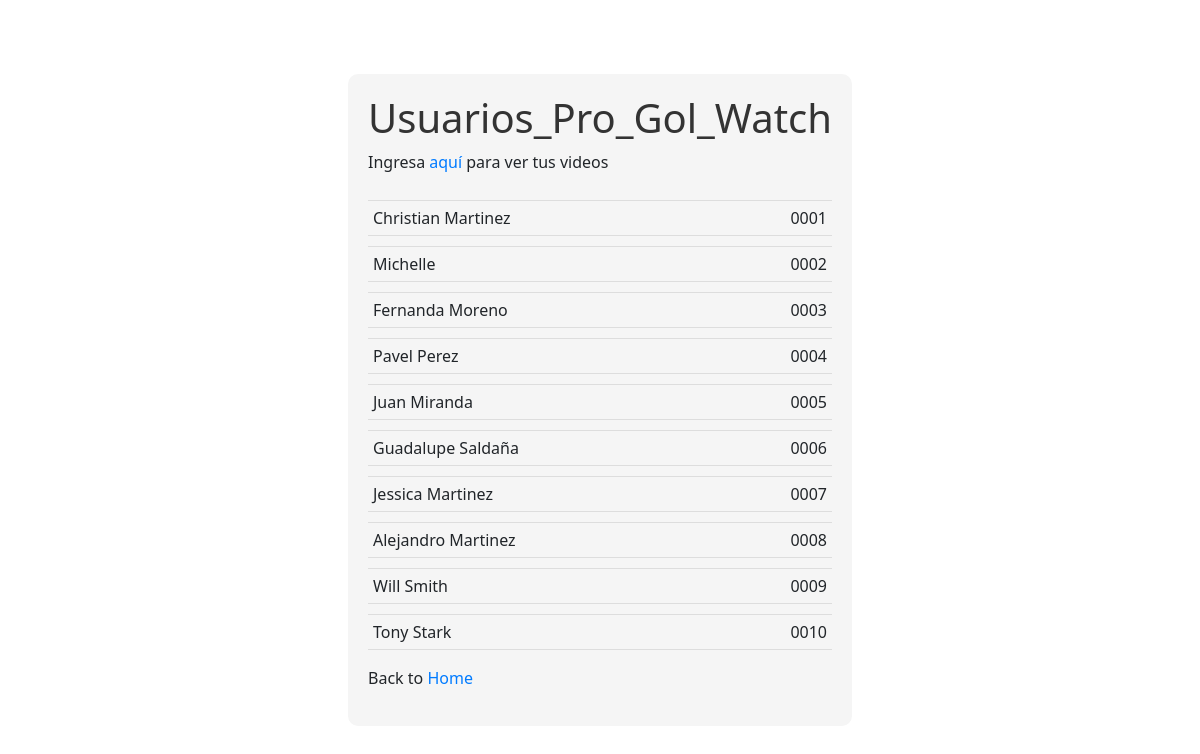
Screenshot of /videos/ with the database file from the repository.
### Videos/models.py (models this page shows)
class Videos(models.Model):
    name = models.CharField(max_length=225)
    nomina = models.CharField(max_length=255)

### Videos/views.py (the view)
# urls.py: path('videos/', views.videos, name="Videos"),
def videos(request):
    templete = loader.get_template('Usuarios.html')
    context = {
        'usuarios' : Videos.objects.all().values()
    }
    return HttpResponse(templete.render(context, request))

### Videos/templates/Usuarios.html (shortened to what this page needs)
{% extends "master.html" %}
{% block content %}
<div style="background-color: #f5f5f5; padding: 20px; border-radius: 10px;">
    <h1 style="color: #333; text-align: center;">Usuarios_Pro_Gol_Watch</h1>
    <p style="font-size: 16px;">Ingresa <a href="videos_guardados/" style="color: #007bff; text-decoration: none;">aquí</a> para ver tus videos </p>
    <ul style="list-style-type: none; padding: 0;">
    {% for Videos in usuarios %}
        <li style="padding: 5px; border-bottom: 1px solid #ddd; display: flex; justify-content: space-between;">
    <li style="padding: 5px; border-bottom: 1px solid #ddd; display: flex; align-items: center;">
    <div style="flex: 1; text-align: left;">{{ Videos.name }}</div>
    <div style="flex: 1; text-align: right;">{{ Videos.nomina }}</div>
    </li>
        </li>
    {% endfor %}
    </ul>
<p style="font-size: 16px;">Back to <a href="/" style="color: #007bff; text-decoration: none;">Home</a></p>
</div>
{% endblock %}

### Videos/templates/master.html (shortened to what this page needs)
<!DOCTYPE html>
<html lang="en">
<head>
    {% load bootstrap5 %}
    {% bootstrap_css %}
</head>
<body style="
    align-content: center;
    display: flex;
    justify-content: center;
    height: 100vh;
    align-items: center;
">
{% block content %}
{% endblock %}
</body>
</html>

### rows the page displays
Videos: name "Christian Martinez", nomina "0001"
Videos: name "Michelle", nomina "0002"
Videos: name "Fernanda Moreno", nomina "0003"
Videos: name "Pavel Perez", nomina "0004"
Videos: name "Juan Miranda", nomina "0005"
Videos: name "Guadalupe Saldaña", nomina "0006"
Videos: name "Jessica Martinez", nomina "0007"
Videos: name "Alejandro Martinez", nomina "0008"
Videos: name "Will Smith", nomina "0009"
Videos: name "Tony Stark", nomina "0010"
